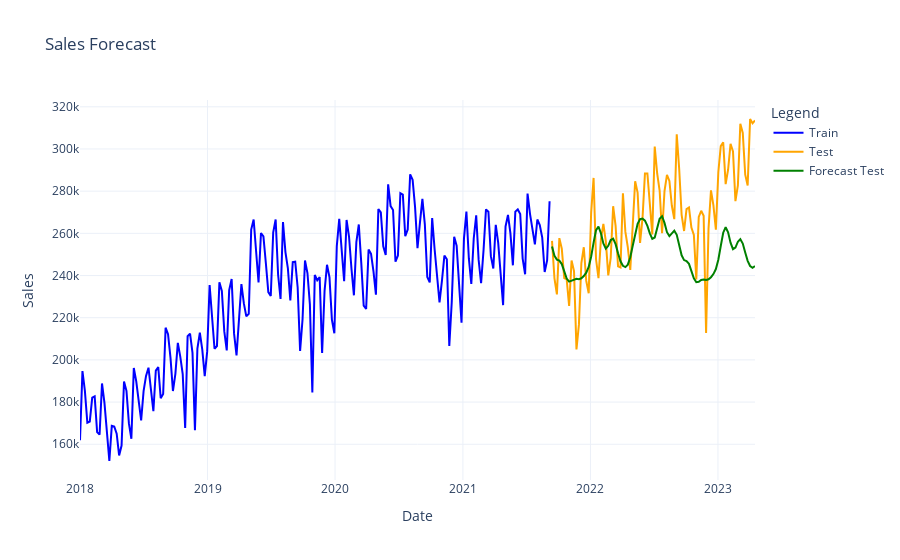

Write notebook code for a chart like this one.
### Code cell
# Dividir o dataset em treino (80%) e teste (20%)
train, test = split_data_prophet(df_m5_prophet_grouped)

# Calcular o tempo de treino
start_train_time = time.time()
model = train_model_prophet(train)
end_train_time = time.time()
train_time = end_train_time - start_train_time

# Calcular o tempo de previsão
start_forecast_time = time.time()
forecast = make_forecast_prophet(model, periods=len(test))
end_forecast_time = time.time()
forecast_time = end_forecast_time - start_forecast_time

# Alinhar as previsões com os dados de teste
forecast_test = forecast.iloc[-len(test):].copy()
forecast_test['ds'] = test['ds'].values

print(f"Tempo de treino: {train_time} segundos")
print(f"Tempo de previsão: {forecast_time} segundos")

# Exibir as previsões
fig = go.Figure()

# Add traces for train, test, and forecast
fig.add_trace(go.Scatter(x=train['ds'], y=train['y'], mode='lines', name='Train', line=dict(color='blue')))
fig.add_trace(go.Scatter(x=test['ds'], y=test['y'], mode='lines', name='Test', line=dict(color='orange')))
fig.add_trace(go.Scatter(x=forecast_test['ds'], y=forecast_test['yhat'], mode='lines', name='Forecast Test', line=dict(color='green')))

# Add titles and labels
fig.update_layout(
    title='Sales Forecast',
    xaxis_title='Date',
    yaxis_title='Sales',
    legend_title='Legend',
    template='plotly_white'
)

# Show the figure
fig.show()
